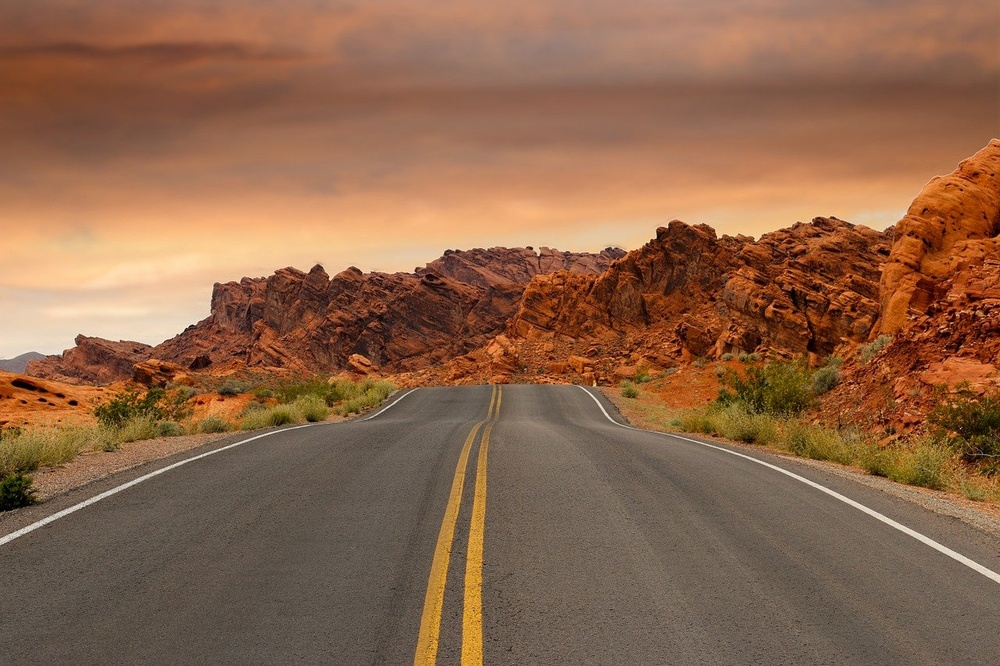
#> input picture OpenCV101/road3.jpg, 1000 x 666 px, shrunk from 1280 x 853 before the run, found by its file name
$ python '01.2-ImageHistograms(color).py'
#> lines starting #> are read from the running program, lines starting #| are printed output that depends on the picture
import matplotlib.pyplot as plt
import cv2 as cv
import argparse

# Construct the argument parse and parse the argument
ap = argparse.ArgumentParser()
ap.add_argument('-i', '--image', type=str, default='road3.jpg', help='Path to input file')
args = vars(ap.parse_args())

# Read and display image
image = cv.imread(args['image'])
#> image is the input picture: shape (666, 1000, 3); mean B, G, R 75.4, 102, 141.2

# Convert and display image using matplotlib
# Matplotlib expect image in RGB format so need to convert from BGR to RGB
plt.figure()
plt.axis('Off')
plt.imshow(cv.cvtColor(image, cv.COLOR_BGR2RGB))


# Split the image into respective channels and initialize tuple of channel names with figure for plotting
chans = cv.split(image)
colors = ('b', 'g', 'r')
plt.figure()
plt.title("'Flattened' Color Histogram")
plt.xlabel('Bins')
plt.ylabel('# of Pixels')

# Loop over image channels
for (chan, color) in zip(chans, colors):
    # Create Histogram of current channel and plot it
    hist = cv.calcHist([chan], [0], None, [256], [0, 256])
    plt.plot(hist, color=color)
    plt.xlim([0, 256])
#> this loop made 3 passes
#> color on passes 1 to 3: 'b', 'g', 'r'

# Create a new figure and plot 2D-color histogram for green and blue channels
fig = plt.figure()
ax = fig.add_subplot(131)
hist = cv.calcHist([chans[1], chans[0]], [0, 1], None, [32, 32], [0, 256, 0, 256])
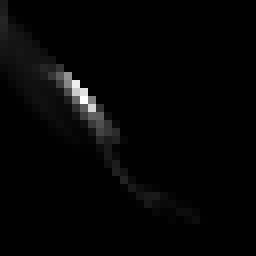
#> hist: shape (32, 32) float32 (shown 8 times larger); min 0, max 34434, mean 650.4; drawn with min black and max white
p = ax.imshow(hist, interpolation='nearest')
ax.set_title('2D Color Histogram for G and B')
plt.colorbar(p)

# Plot 2D-color histogram for Green and Red channels
ax = fig.add_subplot(132)
hist = cv.calcHist([chans[1], chans[2]], [0, 1], None, [32, 32], [0, 256, 0, 256])
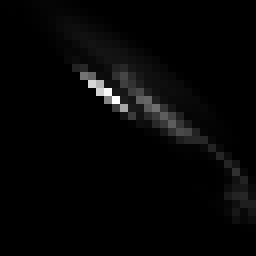
#> hist: shape (32, 32) float32 (shown 8 times larger); min 0, max 27707, mean 650.4; drawn with min black and max white
p = ax.imshow(hist, interpolation='nearest')
ax.set_title('2D Color Histogram for G and R')
plt.colorbar(p)

# Plot 2D-color histogram for Blue and Red channels
ax = fig.add_subplot(133)
hist = cv.calcHist([chans[0], chans[2]], [0, 1], None, [32, 32], [0, 256, 0, 256])
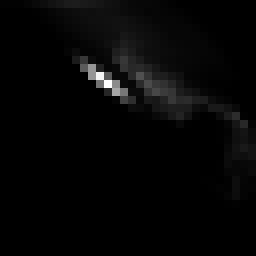
#> hist: shape (32, 32) float32 (shown 8 times larger); min 0, max 27547, mean 650.4; drawn with min black and max white
p = ax.imshow(hist, interpolation='nearest')
ax.set_title('2D Color Histogram for B and R')
plt.colorbar(p)

# Examining the dimensionality of one of 2D histograms
print(f'2D Histogram shape: {hist.shape}, with {hist.flatten().shape[0]} values')
#| 2D Histogram shape: (32, 32), with 1024 values

# Creating a 3D histogram utilizing all 3 channels with 8-bins in each direction, we cannot plot 3D histogram
# but theory is exactly like that of 2D histogram so we will just show shape of histogram
hist = cv.calcHist([image], [0, 1, 2], None, [8, 8, 8], [0, 256, 0, 256, 0, 256])
print(f'3D Histogram shape: {hist.shape}, with {hist.flatten().shape[0]} values')
#| 3D Histogram shape: (8, 8, 8), with 512 values
plt.show()
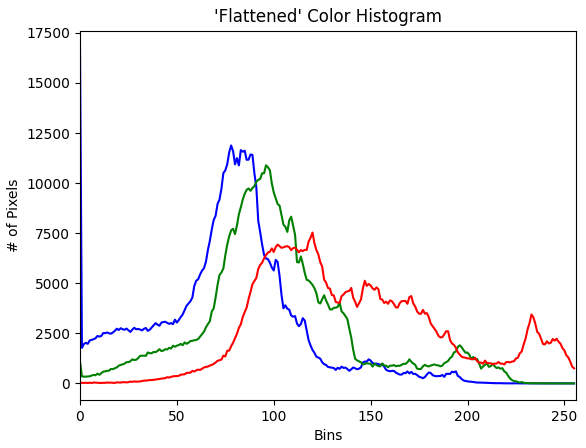
#> figure drawn by matplotlib, 1 panel; curve peaks at x = 0, y = 16774; curve peaks at x = 96, y = 10888; curve peaks at x = 120, y = 7529
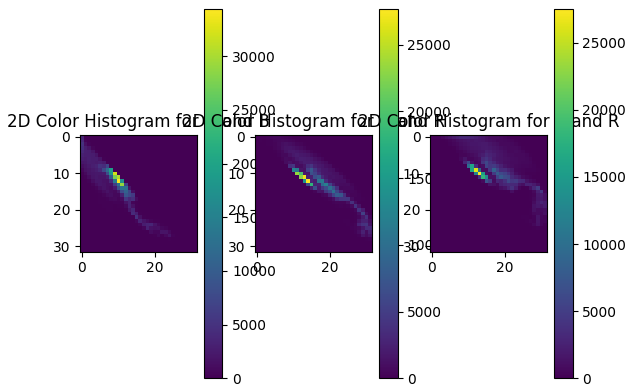
#> figure drawn by matplotlib, 6 panels

$ run again, with OpenCV101/road2.jpg copied over OpenCV101/road3.jpg
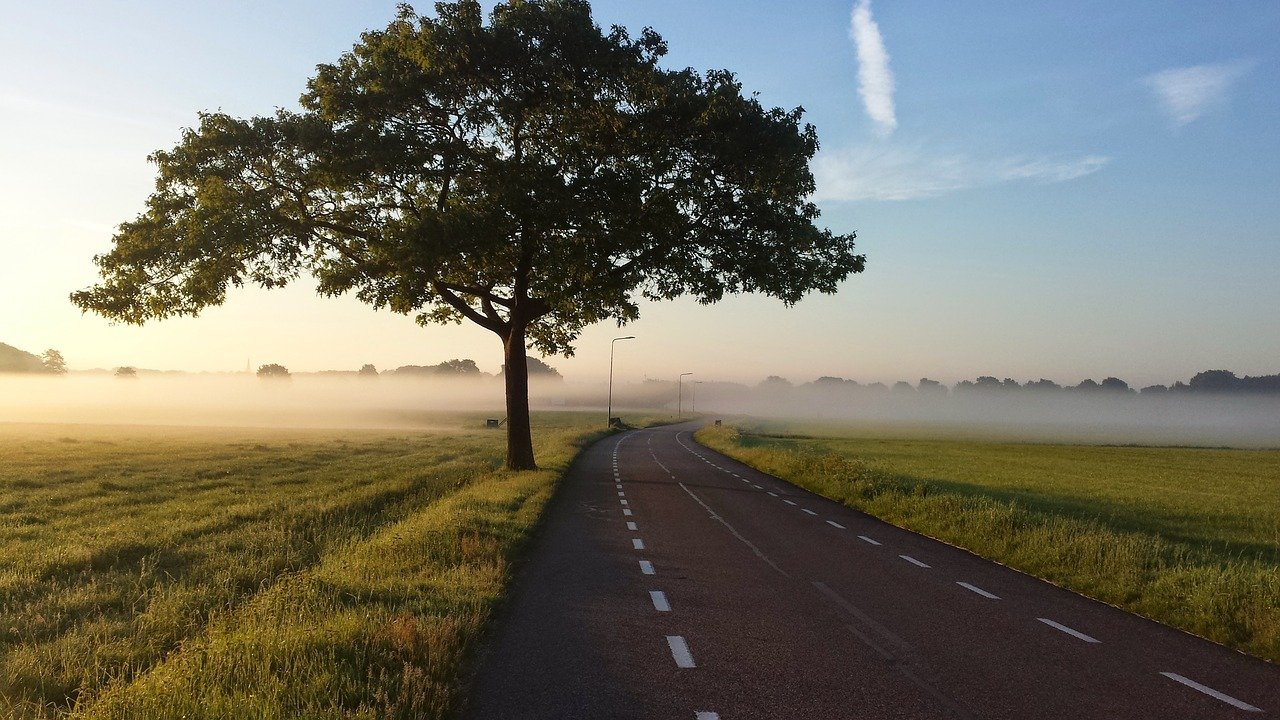
#> input picture OpenCV101/road2.jpg, 1280 x 720 px, found by its file name
#> image is the input picture: shape (720, 1280, 3); mean B, G, R 101.7, 114.6, 116.3
#> the loop `for (chan, color) in zip(chans, colors):` made 3 passes
#> color on passes 1 to 3: 'b', 'g', 'r'
#> `hist = cv.calcHist([chans[0], chans[2]], [0, 1], None, [32, 32], [0, 2..`:
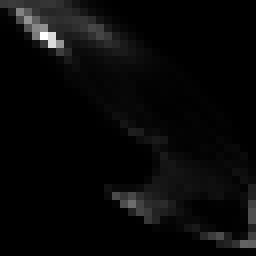
#> hist: shape (32, 32) float32 (shown 8 times larger); min 0, max 25825, mean 900; drawn with min black and max white
#| 2D Histogram shape: (32, 32), with 1024 values
#| 3D Histogram shape: (8, 8, 8), with 512 values
#> `plt.show()`:
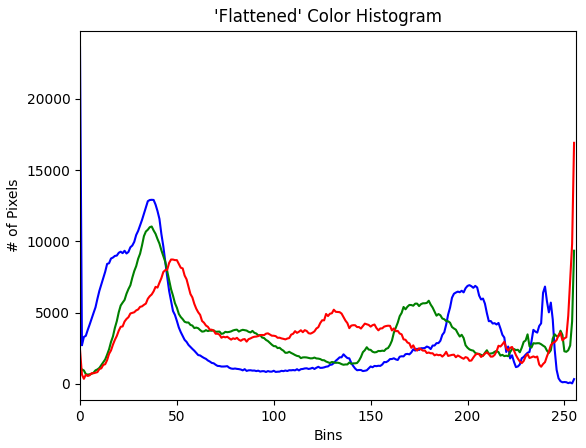
#> figure drawn by matplotlib, 1 panel; curve peaks at x = 0, y = 23614; curve peaks at x = 37, y = 11046; curve peaks at x = 255, y = 16917

$ run again, with OpenCV101/00.jpg copied over OpenCV101/road3.jpg
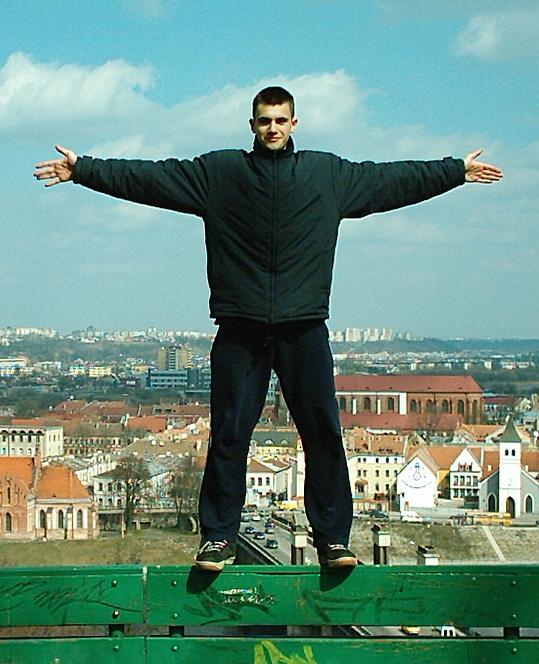
#> input picture OpenCV101/00.jpg, 539 x 664 px, found by its file name
#> image is the input picture: shape (664, 539, 3); mean B, G, R 129.2, 142.4, 105.3
#> the loop `for (chan, color) in zip(chans, colors):` made 3 passes
#> color on passes 1 to 3: 'b', 'g', 'r'
#> `hist = cv.calcHist([chans[0], chans[2]], [0, 1], None, [32, 32], [0, 2..`:
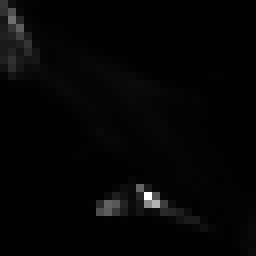
#> hist: shape (32, 32) float32 (shown 8 times larger); min 0, max 18486, mean 349.5; drawn with min black and max white
#| 2D Histogram shape: (32, 32), with 1024 values
#| 3D Histogram shape: (8, 8, 8), with 512 values
#> `plt.show()`:
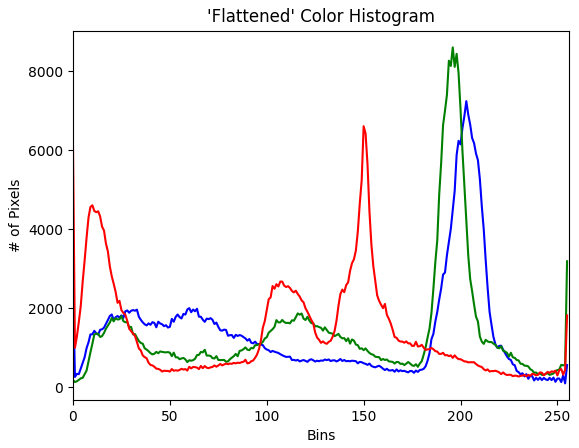
#> figure drawn by matplotlib, 1 panel; curve peaks at x = 203, y = 7242; curve peaks at x = 196, y = 8603; curve peaks at x = 150, y = 6607
